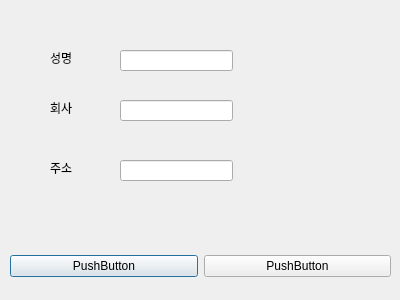
<?xml version="1.0" encoding="UTF-8"?>
<ui version="4.0">
 <class>Dialog</class>
 <widget class="QDialog" name="Dialog">
  <property name="geometry">
   <rect>
    <x>0</x>
    <y>0</y>
    <width>400</width>
    <height>300</height>
   </rect>
  </property>
  <property name="windowTitle">
   <string>Dialog</string>
  </property>
  <widget class="QLabel" name="label">
   <property name="geometry">
    <rect>
     <x>50</x>
     <y>50</y>
     <width>60</width>
     <height>16</height>
    </rect>
   </property>
   <property name="text">
    <string>성명</string>
   </property>
  </widget>
  <widget class="QLabel" name="label_2">
   <property name="geometry">
    <rect>
     <x>50</x>
     <y>100</y>
     <width>60</width>
     <height>16</height>
    </rect>
   </property>
   <property name="text">
    <string>회사</string>
   </property>
  </widget>
  <widget class="QLabel" name="label_3">
   <property name="geometry">
    <rect>
     <x>50</x>
     <y>160</y>
     <width>60</width>
     <height>16</height>
    </rect>
   </property>
   <property name="text">
    <string>주소</string>
   </property>
  </widget>
  <widget class="QWidget" name="horizontalLayoutWidget">
   <property name="geometry">
    <rect>
     <x>10</x>
     <y>250</y>
     <width>381</width>
     <height>32</height>
    </rect>
   </property>
   <layout class="QHBoxLayout" name="horizontalLayout">
    <item>
     <widget class="QPushButton" name="pushButton_2">
      <property name="text">
       <string>PushButton</string>
      </property>
     </widget>
    </item>
    <item>
     <widget class="QPushButton" name="pushButton">
      <property name="text">
       <string>PushButton</string>
      </property>
     </widget>
    </item>
   </layout>
  </widget>
  <widget class="QLineEdit" name="lineEdit">
   <property name="geometry">
    <rect>
     <x>120</x>
     <y>50</y>
     <width>113</width>
     <height>21</height>
    </rect>
   </property>
  </widget>
  <widget class="QLineEdit" name="lineEdit_2">
   <property name="geometry">
    <rect>
     <x>120</x>
     <y>100</y>
     <width>113</width>
     <height>21</height>
    </rect>
   </property>
  </widget>
  <widget class="QLineEdit" name="lineEdit_3">
   <property name="geometry">
    <rect>
     <x>120</x>
     <y>160</y>
     <width>113</width>
     <height>21</height>
    </rect>
   </property>
  </widget>
 </widget>
 <resources/>
 <connections/>
</ui>
